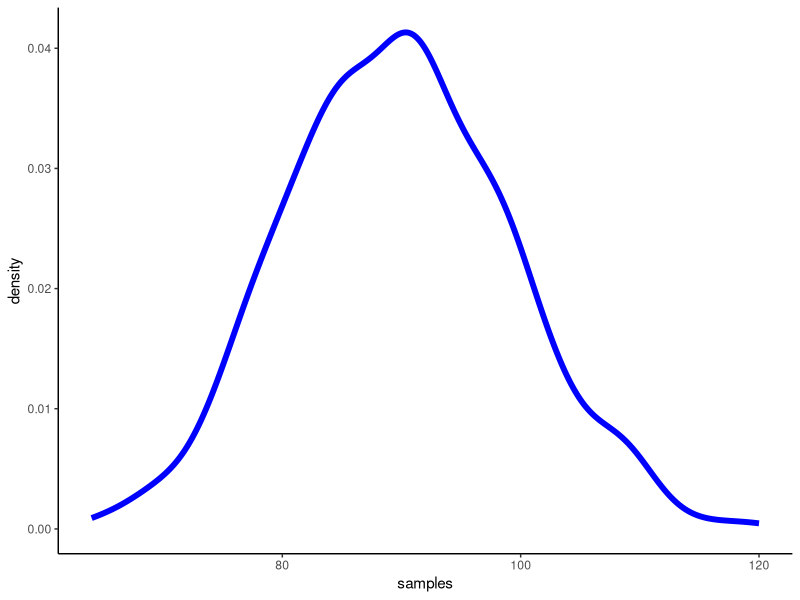
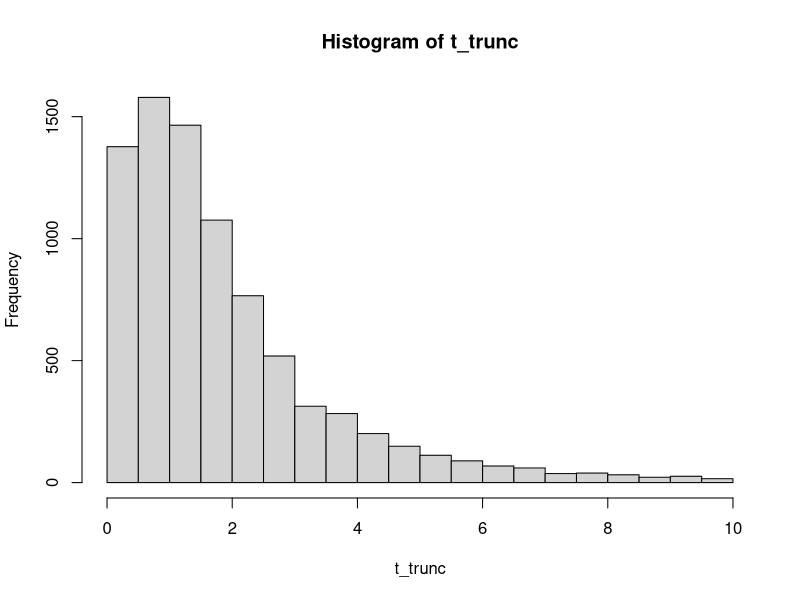
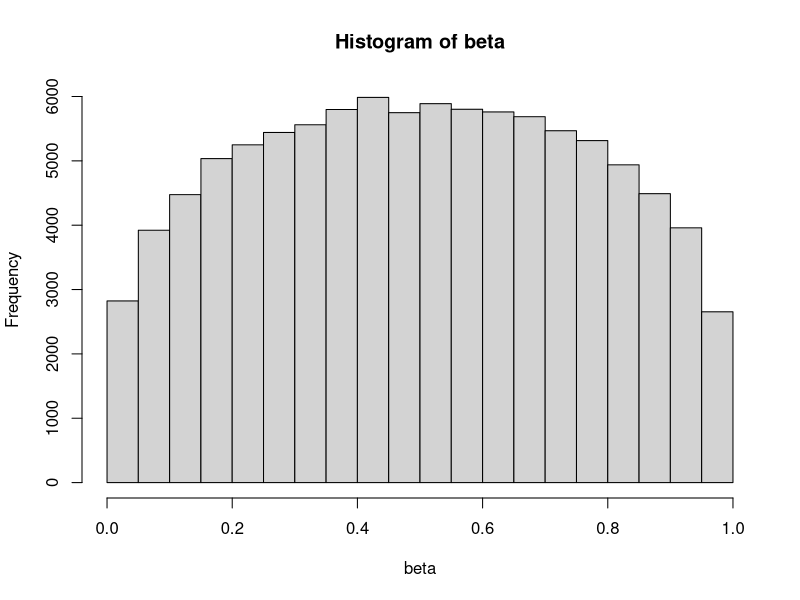

These figures' R source, in order: (Note: this script raises an error after producing the figures.)
library(ggplot2)

# Various lambdas ##########################################
mean_lambda <- 4.5

area <- 0.7853982

lambda <- exp(mean_lambda)

samples <- rpois(n = 1000, lambda = lambda)

sample_dat <- data.frame(samples)

ggplot(sample_dat, aes(x = samples)) +
  geom_density(lwd = 2, col = "blue") +
  theme_classic()

# T distribution ####################################
t <- rt(n = 10000, df = 2, ncp = 1)

t_trunc <- t[t >= 0 & t <= 10]
hist(t_trunc)

# Make a beta distribution that is symetrical around 0.5 #######################
beta <- rbeta(n = 100000, shape1 = 1.3, shape2 = 1.3)

hist(beta)

# Distance sampling half normal ##################################

# Constants
B <- 5
delta <- 0.025
trunc_dist <- 0.125
sigma <- -2
midpt <- seq(from = delta, to = trunc_dist, length.out = B)

# Define functions
g_nat <- rep(NA, B)
g <- rep(NA, B)
f <- rep(NA, B)
pi_pd <- rep(NA, B)
pi_pd_c <- rep(NA, B)
p_dct <- rep(NA, B)

# Simulate
  # Loop through distance bins
  for(b in 1:B){
    # Half-normal detection function
    g_nat[b] <- -midpt[b] * midpt[b]/(2 * sigma^2)  
             
    g[b] <- exp(g_nat[b])
    # Prob density function out to max truncation distance
    f[b] <- ((2 * midpt[b])  / trunc_dist^2) * delta
    # Detection cell probability
    pi_pd[b] <- g[b] * f[b]                             
  } # End loop through bins

p_dct <- sum(pi_pd)

for(g in 1:nD){       # midpt = mid-point of each distance band
  log(p[s,g]) <- -midpt[g] * midpt[g] / (2 * sigma[s]^2)
  pi[s,g] <- ((2 * midpt[g] ) / newB^2) * delta # prob. per interval
  f[s,g] <- p[s,g] * pi[s,g]
  fc[s,g] <- f[s,g] / pcap[s] 
}
# Rectangular approx. of integral that yields the Pr(capture)
pcap[s] <- sum(f[s,])

  # Loop through distance bins
for(b in 1:B){
   pi_pd_c[b] <- f[b] / p_dct
}

pi_pd
pi_pd_c
p_dct
